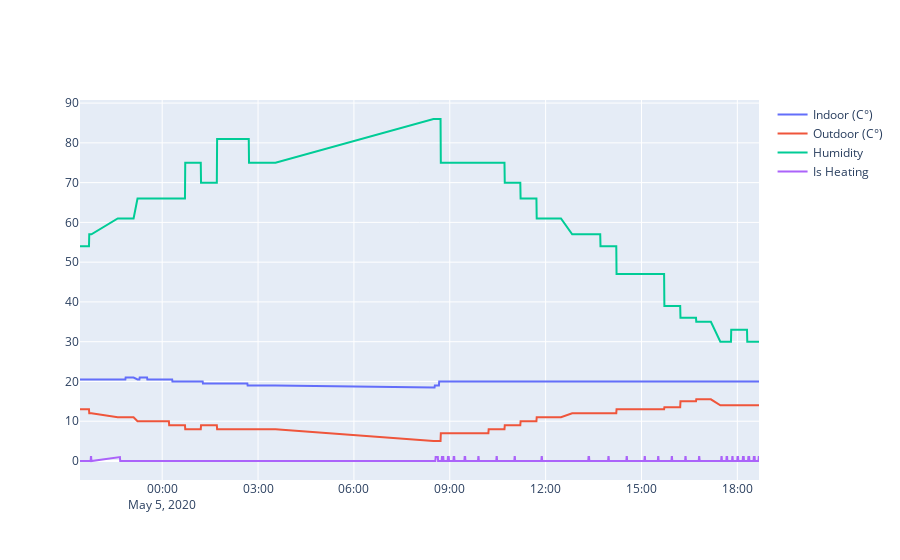

Notebook cell for this chart:
### Code cell
import plotly.graph_objects as go

fig = go.Figure()
fig.add_trace(go.Scatter(x=df["record_time"], y=df["indoor_temp"],
                    mode='lines',
                    name='Indoor (C°)'))
fig.add_trace(go.Scatter(x=df["record_time"], y=df["outdoor_temp"],
                    mode='lines',
                    name='Outdoor (C°)'))
fig.add_trace(go.Scatter(x=df["record_time"], y=df["outdoor_humidity"],
                    mode='lines', name='Humidity'))
fig.add_trace(go.Scatter(x=df["record_time"], y=df["is_heating"],
                    mode='lines', name='Is Heating'))

fig.show()

### Figure 1 — Plotly figure (JSON) as saved in the notebook; plotly's stock layout.template omitted (floating-point values rounded to 4 significant figures; data arrays with more than 128 entries replaced by an {"elided": "..."} marker saying what was removed)
{"data": [{"mode": "lines", "name": "Indoor (C°)", "type": "scatter", "x": {"elided": "1727 str values"}, "y": {"elided": "1727 float values"}}, {"mode": "lines", "name": "Outdoor (C°)", "type": "scatter", "x": {"elided": "1727 str values"}, "y": {"elided": "1727 float values"}}, {"mode": "lines", "name": "Humidity", "type": "scatter", "x": {"elided": "1727 str values"}, "y": {"elided": "1727 int values"}}, {"mode": "lines", "name": "Is Heating", "type": "scatter", "x": {"elided": "1727 str values"}, "y": {"elided": "1727 int values"}}], "layout": {}}
